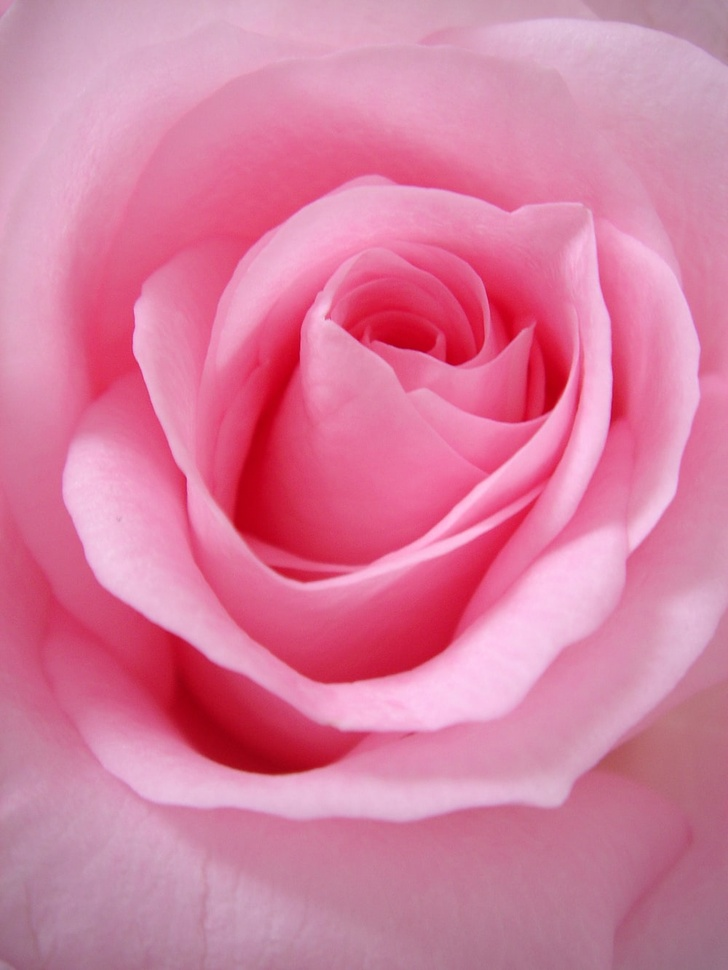
#> input picture Chapter 19 - Manipulating Images/flower.jpg, 728 x 970 px, shrunk from 1000 x 1333 before the run
$ python customSeatingCards.py
#> lines starting #> are read from the running program, lines starting #| are printed output that depends on the picture
#!/usr/bin/env python3
# -*- coding: utf-8 -*-
"""
customSeatingCards.py
Created on Mon Aug 30 15:45:32 2021

@author: paulmason

program that goes through the guests.txt file and creates custom seating cards for each guest

steps:
    1. open the guests.txt file and card image
    2. create a customized seating card for each guest
    3. save the custom seating card in a file called seatingCards
"""
#import the Image and ImageDraw and ImageFont from Pillow to write out the guests name to the card
from PIL import Image, ImageDraw, ImageFont
#import os to save the custom card to the file in the current directory
import os

#step 1 - open guests.txt and the card image (a pink flower)
guestFile = open('guests.txt', 'r')
#> (reads Chapter 19 - Manipulating Images/guests.txt from the repository)
guests = guestFile.readlines()

#open the image file
flowerIm = Image.open('flower.jpg')
#> flowerIm is the input picture: PIL image 728x970 RGB; mean R, G, B 215.6, 125.1, 159.5

#create a directory to store the seating cards in
os.makedirs('seatingCards', exist_ok = True)

#step 2 - create a custom card for each guest
#loop through the guests
for guest in guests:
    #create a copy of the flower image
    seatCard = flowerIm.copy()
    #get the width and height of the card
    cardWidth, cardHeight = seatCard.size
    #create the ImageDraw object to draw the text onto the seating card
    draw = ImageDraw.Draw(seatCard)
    #create the arial font using the ImageFont truetype method
    arialFont = ImageFont.truetype(os.path.join('/Library/Fonts', 'arial.ttf'), 100)
    #draw the text of the guest's name in the middle of the card
    draw.text((cardWidth / 4, cardHeight / 2), guest, fill = 'black', font = arialFont)

    #step 4 -  save the custom seating card
    #save the file in the folder called seatingCards
    seatCard.save(os.path.join('seatingCards', guest + 'card.jpg'))
#> this loop made 5 passes
#> pass 1, `seatCard.save(os.path.join('seatingCards', guest + 'card.jpg'))`:
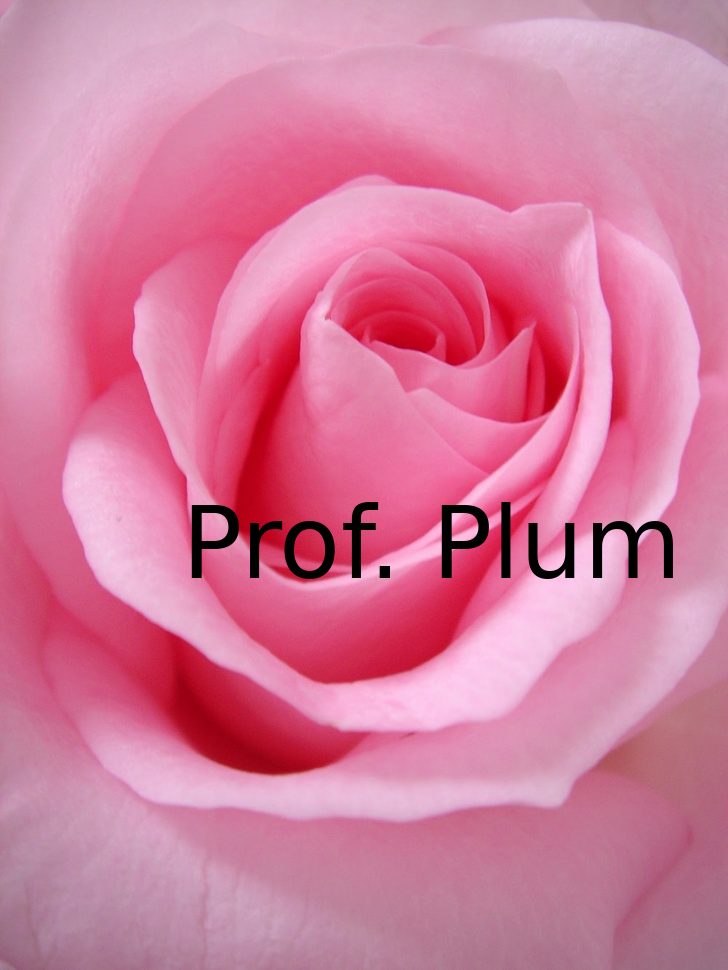
#> saved as Prof. Plum
card.jpg: PIL image 728x970 RGB; mean R, G, B 212.5, 123.5, 157.4
#> pass 2, `seatCard.save(os.path.join('seatingCards', guest + 'card.jpg'))`:
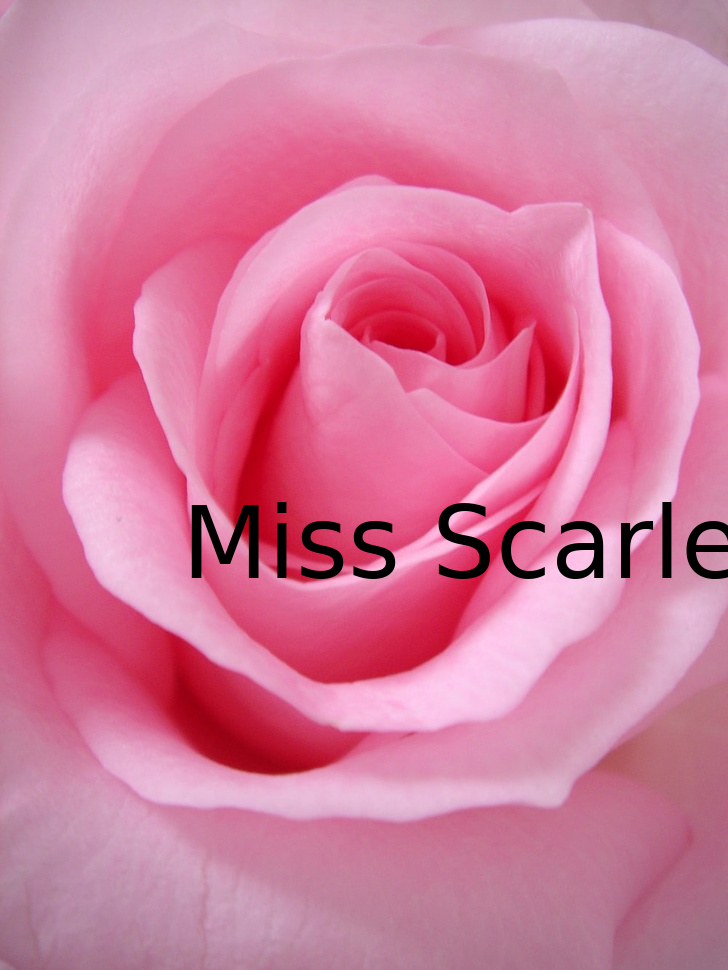
#> saved as Miss Scarlet
card.jpg: PIL image 728x970 RGB; mean R, G, B 212, 123.3, 157.1
